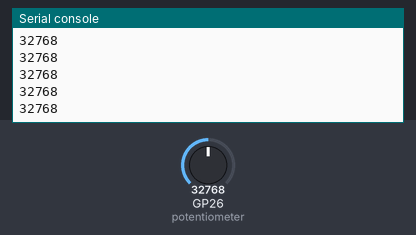
The program below on a simulated Raspberry Pi Pico running MicroPython. On the bench: the last lines printed to the serial console. The test bench sets the inputs (shaded band); at power-on: GP26 (potentiometer) = 32768 (analog values on the 0–65535 scale).

Above: at 1.2 s.
1.3 s: GP26 (potentiometer) set to 45874
At 1.32 s:
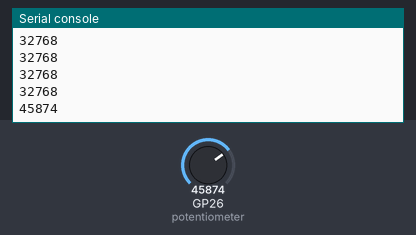
2.8 s: GP26 (potentiometer) set to 57670
At 2.82 s:
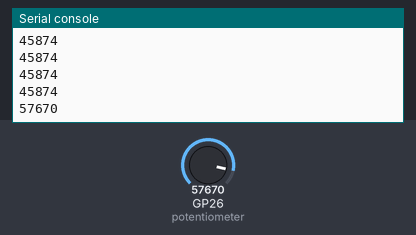
Timing chart, 0 to 5.8 s (numbered marks = the images above; inputs shaded):
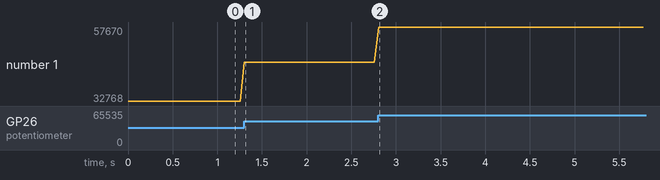

Measured:
- after the input at 1.3 s, the serial console: prints a new line at once (image 1)
- after the input at 2.8 s, the serial console: prints a new line at once (image 2)
- plotted number 1: 32768 → 45874 after the input at 1.3 s, 45874 → 57670 after the input at 2.8 s

The program:

maker-pi-pico-analogread.py
```python
import machine
import time

potentiometer = machine.ADC(26)     # set GP26 as analog input pin

while True:
    print(potentiometer.read_u16()) # print analog value to serial
    time.sleep_ms(50)               # sleep for 50ms, then repeat.
```
